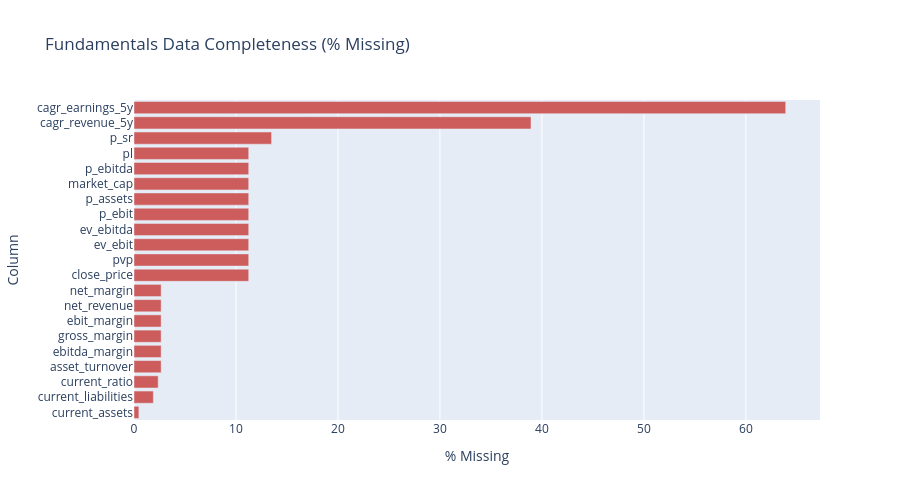

Source (notebook cell):
### Markdown cell above
### 1b. Fundamentals Completeness — Missing Data

### Code cell
# Analyze missing data in fundamentals
missing_pct = (funds.isna().sum() / len(funds) * 100).sort_values()
missing_pct = missing_pct[missing_pct > 0]  # Only show columns with missing data

fig = go.Figure(data=[
    go.Bar(x=missing_pct.values, y=missing_pct.index, orientation='h', marker_color='indianred')
])
fig.update_layout(
    title='Fundamentals Data Completeness (% Missing)',
    xaxis_title='% Missing',
    yaxis_title='Column',
    height=500
)
fig.show()

print(f"\nColumns with <5% missing: {(missing_pct[missing_pct < 5]).index.tolist()}")
print(f"Columns with >50% missing: {(missing_pct[missing_pct > 50]).index.tolist()}")

### Figure 1 — Plotly figure (JSON) as saved in the notebook; plotly's stock layout.template omitted (floating-point values rounded to 4 significant figures)
{"data": [{"marker": {"color": "indianred"}, "orientation": "h", "type": "bar", "x": [0.4789, 1.899, 2.37, 2.663, 2.663, 2.663, 2.663, 2.663, 2.663, 11.25, 11.25, 11.25, 11.25, 11.25, 11.25, 11.25, 11.25, 11.25, 13.49, 38.93, 63.9], "y": ["current_assets", "current_liabilities", "current_ratio", "asset_turnover", "ebitda_margin", "gross_margin", "ebit_margin", "net_revenue", "net_margin", "close_price", "pvp", "ev_ebit", "ev_ebitda", "p_ebit", "p_assets", "market_cap", "p_ebitda", "pl", "p_sr", "cagr_revenue_5y", "cagr_earnings_5y"]}], "layout": {"height": 500, "title": {"text": "Fundamentals Data Completeness (% Missing)"}, "xaxis": {"title": {"text": "% Missing"}}, "yaxis": {"title": {"text": "Column"}}}}
